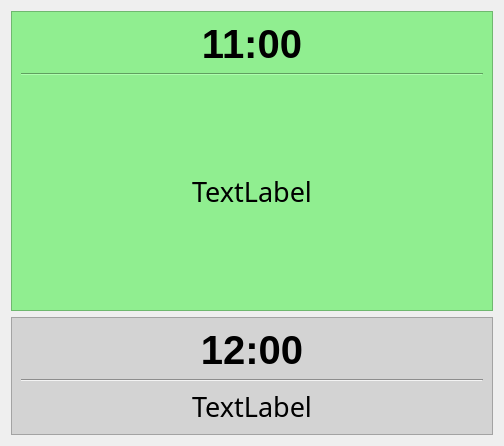
<?xml version="1.0" encoding="UTF-8"?>
<ui version="4.0">
 <class>Form</class>
 <widget class="QWidget" name="Form">
  <property name="geometry">
   <rect>
    <x>0</x>
    <y>0</y>
    <width>504</width>
    <height>446</height>
   </rect>
  </property>
  <property name="windowTitle">
   <string>Schedule</string>
  </property>
  <layout class="QVBoxLayout" name="verticalLayout">
   <item>
    <widget class="QFrame" name="frameLast">
     <property name="sizePolicy">
      <sizepolicy hsizetype="Preferred" vsizetype="Expanding">
       <horstretch>0</horstretch>
       <verstretch>0</verstretch>
      </sizepolicy>
     </property>
     <property name="styleSheet">
      <string notr="true">background:lightgreen</string>
     </property>
     <property name="frameShape">
      <enum>QFrame::StyledPanel</enum>
     </property>
     <property name="frameShadow">
      <enum>QFrame::Raised</enum>
     </property>
     <layout class="QVBoxLayout" name="verticalLayout_3">
      <item>
       <widget class="QLabel" name="labelLastTime">
        <property name="enabled">
         <bool>true</bool>
        </property>
        <property name="sizePolicy">
         <sizepolicy hsizetype="Preferred" vsizetype="Fixed">
          <horstretch>0</horstretch>
          <verstretch>0</verstretch>
         </sizepolicy>
        </property>
        <property name="font">
         <font>
          <family>Arial</family>
          <pointsize>30</pointsize>
          <weight>75</weight>
          <bold>true</bold>
         </font>
        </property>
        <property name="styleSheet">
         <string notr="true"/>
        </property>
        <property name="text">
         <string>11:00</string>
        </property>
        <property name="textFormat">
         <enum>Qt::AutoText</enum>
        </property>
        <property name="alignment">
         <set>Qt::AlignCenter</set>
        </property>
       </widget>
      </item>
      <item>
       <widget class="Line" name="line_2">
        <property name="orientation">
         <enum>Qt::Horizontal</enum>
        </property>
       </widget>
      </item>
      <item>
       <widget class="QLabel" name="labelLast">
        <property name="font">
         <font>
          <family>微软雅黑</family>
          <pointsize>20</pointsize>
          <weight>50</weight>
          <bold>false</bold>
         </font>
        </property>
        <property name="text">
         <string>TextLabel</string>
        </property>
        <property name="alignment">
         <set>Qt::AlignCenter</set>
        </property>
       </widget>
      </item>
     </layout>
    </widget>
   </item>
   <item>
    <widget class="QFrame" name="frameNext">
     <property name="styleSheet">
      <string notr="true">background:lightgrey</string>
     </property>
     <property name="frameShape">
      <enum>QFrame::StyledPanel</enum>
     </property>
     <property name="frameShadow">
      <enum>QFrame::Raised</enum>
     </property>
     <layout class="QVBoxLayout" name="verticalLayout_2">
      <item>
       <widget class="QLabel" name="labelNextTime">
        <property name="enabled">
         <bool>true</bool>
        </property>
        <property name="sizePolicy">
         <sizepolicy hsizetype="Preferred" vsizetype="Fixed">
          <horstretch>0</horstretch>
          <verstretch>0</verstretch>
         </sizepolicy>
        </property>
        <property name="font">
         <font>
          <family>Arial</family>
          <pointsize>30</pointsize>
          <weight>75</weight>
          <bold>true</bold>
         </font>
        </property>
        <property name="styleSheet">
         <string notr="true"/>
        </property>
        <property name="text">
         <string>12:00</string>
        </property>
        <property name="textFormat">
         <enum>Qt::AutoText</enum>
        </property>
        <property name="alignment">
         <set>Qt::AlignCenter</set>
        </property>
       </widget>
      </item>
      <item>
       <widget class="Line" name="line">
        <property name="orientation">
         <enum>Qt::Horizontal</enum>
        </property>
       </widget>
      </item>
      <item>
       <widget class="QLabel" name="labelNext">
        <property name="font">
         <font>
          <family>微软雅黑</family>
          <pointsize>20</pointsize>
          <weight>50</weight>
          <bold>false</bold>
         </font>
        </property>
        <property name="text">
         <string>TextLabel</string>
        </property>
        <property name="alignment">
         <set>Qt::AlignCenter</set>
        </property>
       </widget>
      </item>
     </layout>
    </widget>
   </item>
  </layout>
 </widget>
 <resources/>
 <connections/>
</ui>
